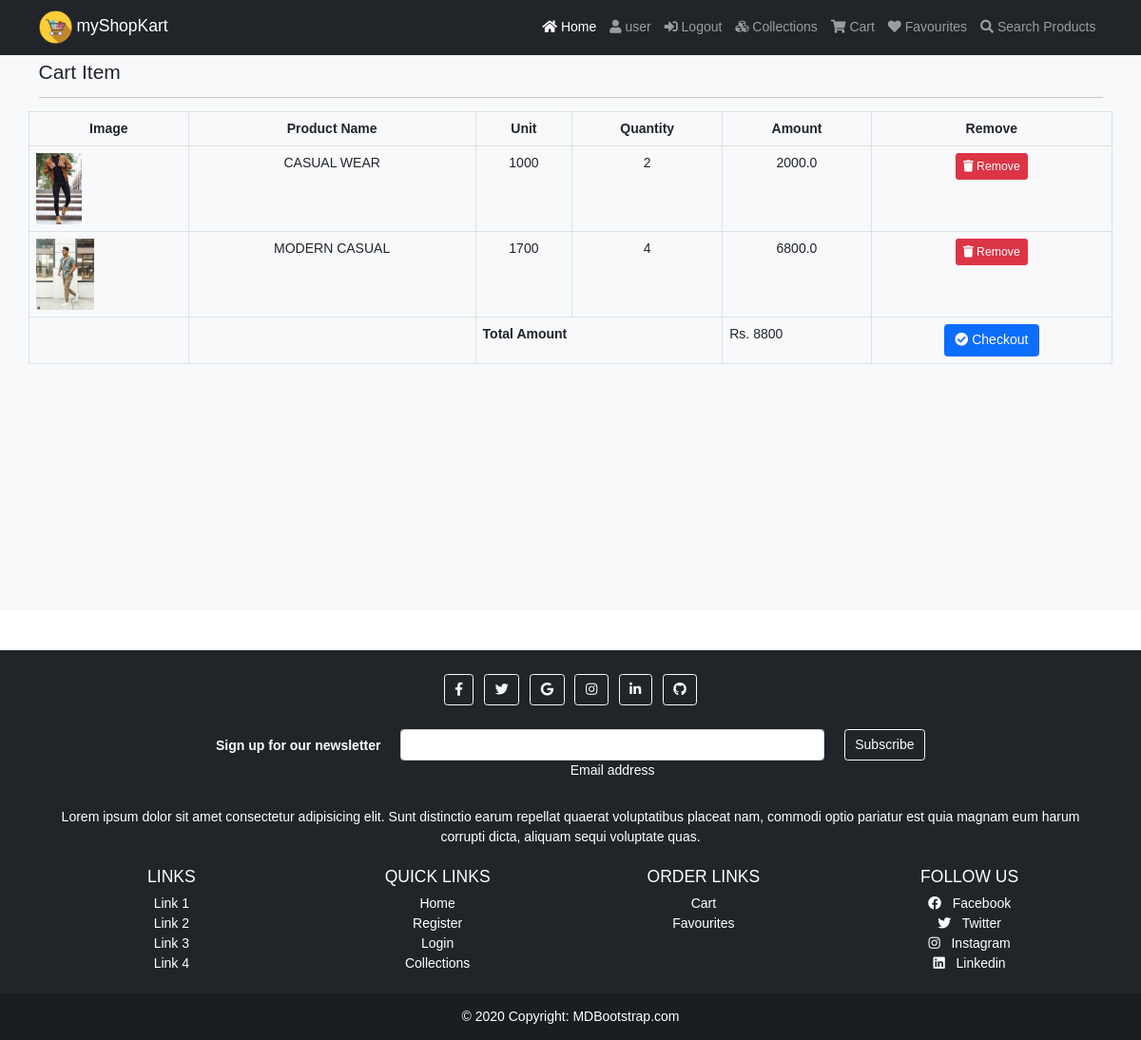
/cart (signed in), run on the app's committed database.
### app/models.py (models this page shows, shortened)
class Cart2(models.Model):
    user=models.ForeignKey(User, on_delete=models.CASCADE)
    product=models.ForeignKey(Product, on_delete=models.CASCADE)
    product_price = models.IntegerField(null=False, blank=False)
    product_qty=models.IntegerField(null=False, blank=False)
    created_at = models.DateTimeField(auto_now_add=True)
    @property
    def total_cost(self):
        return self.product_qty*self.product.selling_price

class Product(models.Model):
    category = models.ForeignKey(Category, on_delete=models.CASCADE)
    name=models.CharField(max_length=150, null=False, blank=False)
    vendor=models.CharField(max_length=150, null=False, blank=False)
    product_image = models.ImageField(upload_to=getFileName, null=True, blank=True)
    quantity = models.IntegerField(null=False, blank=False)
    original_price = models.FloatField(null=False, blank=False)
    selling_price = models.FloatField(null=False, blank=False)
    description = models.TextField(max_length=500, null=False, blank=False)
    status = models.BooleanField(default=False, help_text="0-show, 1-Hidden")
    trending = models.BooleanField(default=False, help_text="0-default, 1-Trending")
    created_at = models.DateTimeField(auto_now_add=True)

### app/views.py (the view)
# urls.py: path('cart', views.cart_page, name='cart'),
def cart_page(request):
    if request.user.is_authenticated:
        cart = Cart2.objects.filter(user=request.user)
        amount = 0
        for p in cart:
            value = p.product_qty * p.product_price
            amount = amount + value
        totalamount = amount
        return render(request, 'shop/cart.html',locals())
    else:
        messages.warning(request, f'Need authorisation')
        return redirect("/")

### app/templates/shop/cart.html (shortened to what this page needs)
{% extends 'shop/layouts/main.html' %}
{% block content %}
<section class="bg-light py-4 my-5" style="min-height: 600px;">
    <div class="container">
        <div class="row">
            <div class="col-12">
                <h4 class="mb-3">Cart Item</h4>
                <hr style="border-color: #b8bfc2;">
            </div>
            <table class="table table-bordered">
                <tr>
                    <th class="text-center">Image</th>
                    <th class="text-center">Product Name</th>
                    <th class="text-center">Unit</th>
                    <th class="text-center">Quantity</th>
                    <th class="text-center">Amount</th>
                    <th class="text-center">Remove</th>
                </tr>
                {% for item in cart %}
                <tr>
                    <td><img src="{{item.product.product_image.url}}" alt="" height="75px" alt="{{item.product.name}}"></td>
                    <td class="text-center">{{item.product.name}}</td>
                    <td class="text-center" class="myPrice">{{item.product.selling_price | stringformat:'d' }}</td>
                    <td class="text-center">{{item.product_qty}}</td>
                    <td class="text-center" class="amt">{{item.total_cost}}</td>
                    <td class="text-center"><a href="{% url 'remove_cart'  item.id %}" onclick="return confirm('Are you sure? to Remove')" class="btn btn-danger btn-sm"><i class="fa fa-trash"></i> Remove</button></td>
                </tr>
                {% endfor %}
                <tr>
                    <td></td>
                    <td></td>
                    <td colspan="2"><b>Total Amount</b></td>
                    <td>Rs. {{totalamount}}</td>
                    <td class="text-center"><a href="{% url 'home' %}" class="btn btn-primary btn-small"><i class="fa fa-check-circle"></i> Checkout</a></td>
                </tr>
            </table>
        </div>
    </div>
</section>
{% endblock content %}

### app/templates/shop/inc/navbar.html (shortened to what this page needs)
{% load static %}
<nav class="navbar navbar-expand-lg navbar-dark bg-dark fixed-top">
    <div class="container">
      <a class="navbar-brand" href="{% url 'home' %}"> <img src="{% static 'images/icon.png' %}" alt="" height="35px" width="fit-content"> myShopKart</a>
      <div class="collapse navbar-collapse" id="navbarSupportedContent">
        <div class="navbar-nav ms-auto">
          <a class="nav-link active"  id="nav_d" aria-current="page" href="{% url 'home' %}"><i class="fa fa-home"></i> Home</a>
          {% if request.user.is_authenticated %}
          <a class="nav-link" id="nav_d">  <i class="fa fa-user"></i> {{request.user}}</a>
          <a class="nav-link" href="{% url 'logout' %}" id="nav_d"><i class="fas fa-sign-in-alt"></i> Logout</a>
          {% else %}
          <a class="nav-link"  id="nav_d" href="{% url 'reg' %}"><i class="fa fa-user"></i> Register</a>
          <a class="nav-link"  id="nav_d" href="{% url 'login' %}"><i class="fas fa-sign-in-alt"></i> Login</a>
          {% endif %}
          <a class="nav-link" id="nav_d"  href="{% url 'collections' %}"><i class="fa fa-cubes"></i> Collections</a>
          <a class="nav-link"  id="nav_d" href="{% url 'cart' %}"><i class="fa fa-shopping-cart"></i> Cart</a>
          <a class="nav-link"  id="nav_d" href="{% url 'favviewpage' %}"><i class="fa fa-heart"></i> Favourites</a>
          <a class="nav-link"  id="nav_d" href="{% url 'searchPage' %}"><i class="fa fa-search"></i> Search Products</a>
        </div>
      </div>
    </div>
  </nav>

### static/css/style2.css (style rules this page uses)
HTML { font-size: 14px; }
body { font-family: sans-serif; }
a { text-decoration: none; }
#nav_d { transition: letter-spacing 1s; }

### static/css/style.css (style rules this page uses)
HTML { font-size: 14px; }
body { font-family: sans-serif; }
a { text-decoration: none; }
#nav_d { transition: letter-spacing 1s; }

### data on the page
Cart2: product.product_image (picture), product.name "CASUAL WEAR", product.selling_price "1000", product_qty "2", total_cost "2000.0"
Cart2: product.product_image (picture), product.name "MODERN CASUAL", product.selling_price "1700", product_qty "4", total_cost "6800.0"

### other printed values
{{ request.user }} "user"
{{ totalamount }} "8800"
